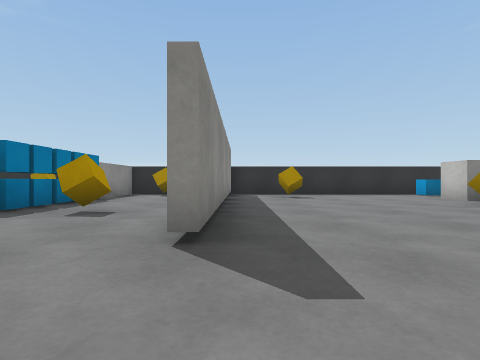
[1] (above)

20 first-person views from a walk through a Unity game level. The camera is 0.51 m above the floor, looks level and sees 80° across. The floor is counted in squares, 1 m on a side. Each view is taken from the middle of a square. On the plan, view 1 faces up. The plan holds only what a view shows up to about 9 squares ahead; the rest is blank. The player character is not drawn. Surface patterns are stand-ins for the level's own textures.

[2]
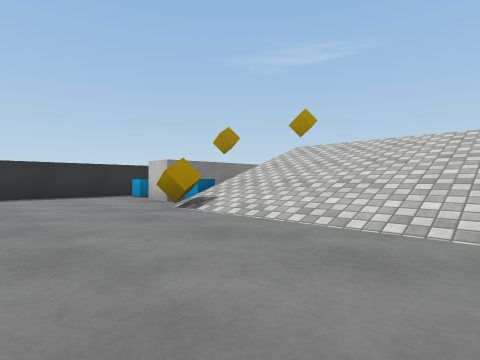

[3]
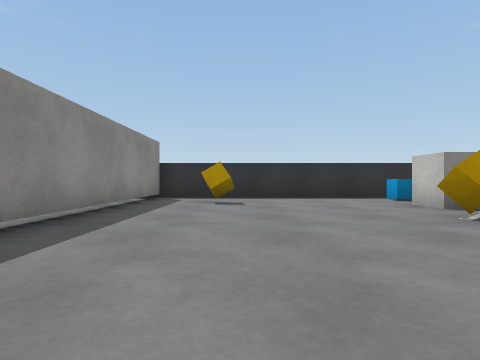

[4]
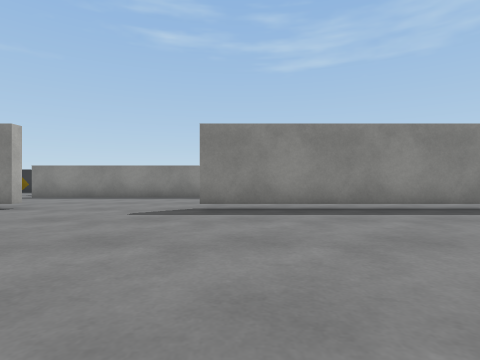

[5]
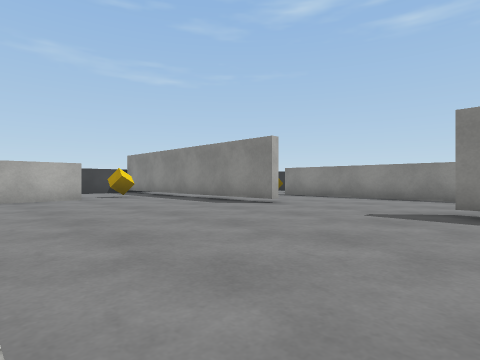

[6]
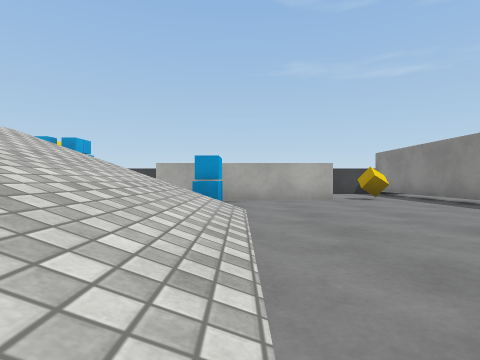

[7]
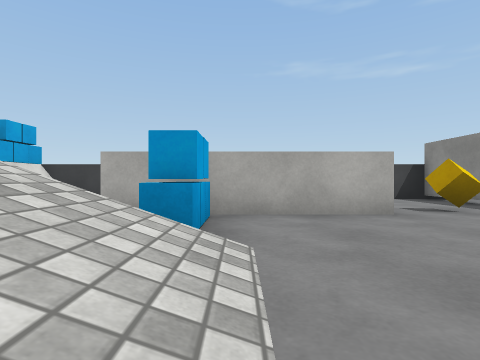

[8]
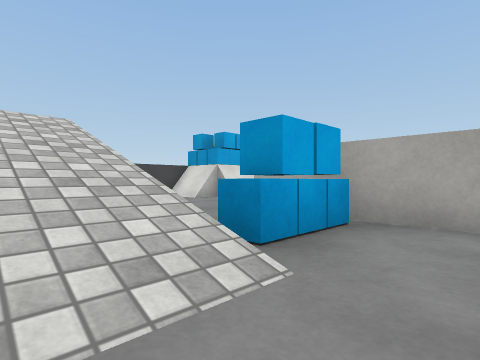

[9]
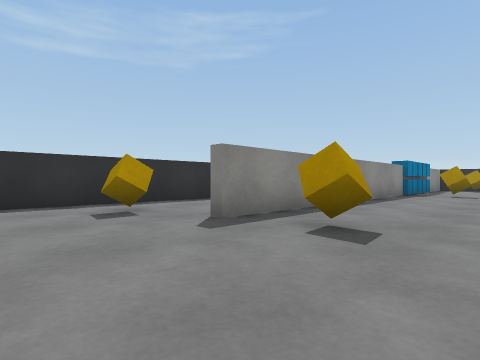

[10]
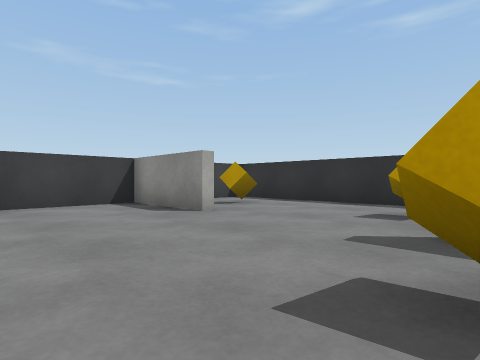

[11]
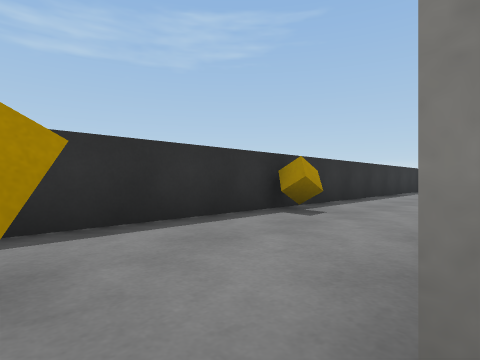

[12]
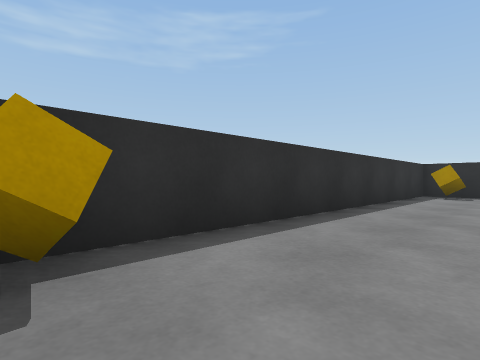

[13]
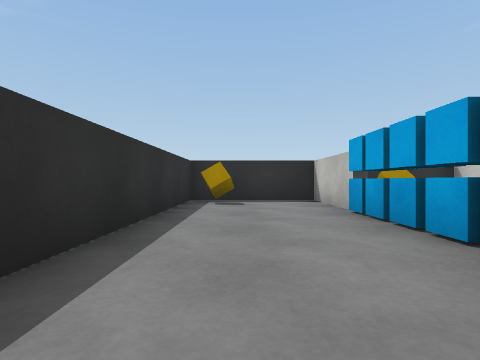

[14]
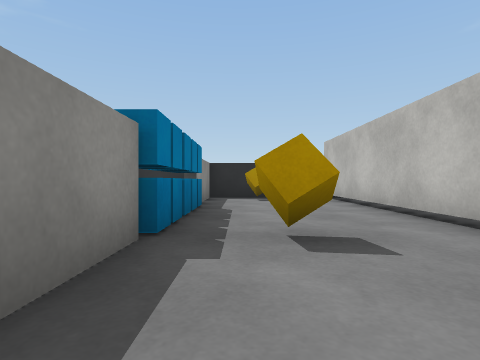

[15]
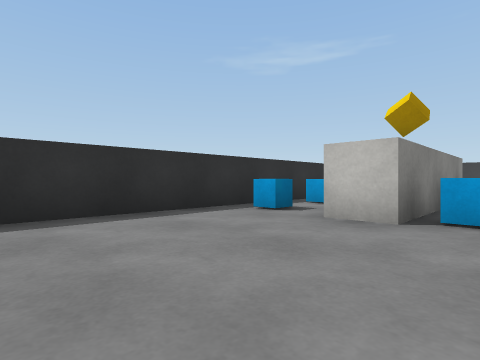

[16]
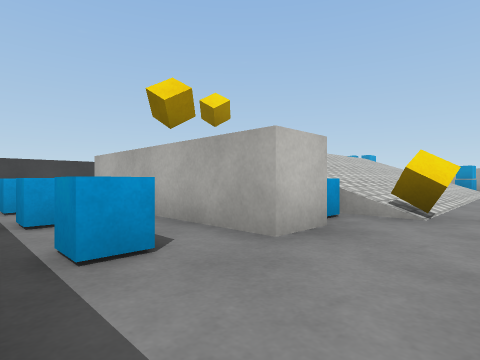

[17]
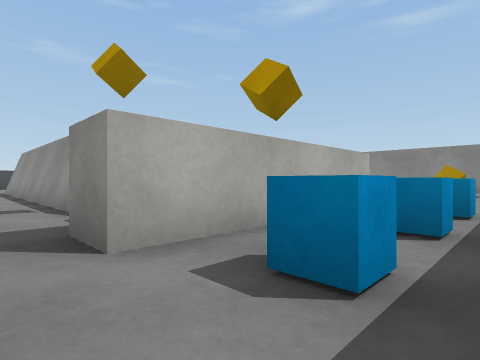

[18]
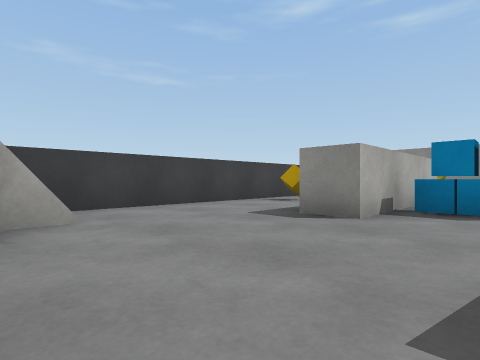

[19]
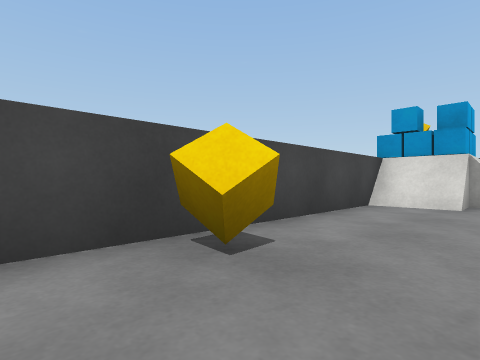

[20]
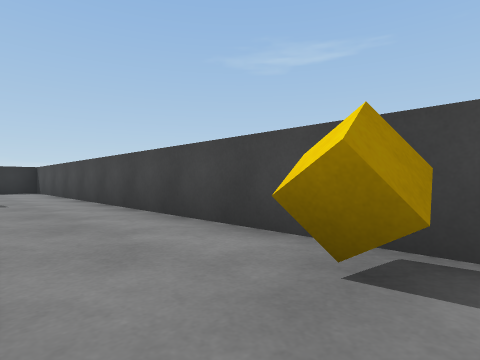

### Floor plan
Key: @ floor where view 1 was taken; # wall or solid block; . floor; / step, stairs or slope; v drop or lower ground; C cube; T thing the floor can be seen under or through; B block; O other object.
Columns run from 8 left of view 1 to 12 right of it. Each row starts with its distance up from view 1.
 11 ###################
 10 #.C.#.C.#...........
  9 #...#...#.C...C.C.C.#
  8 #...#...T.....#####.#
  7 #...C...T.....#####.#
  6 #...C...T....CCvvC..#
  5 #...CC..T..../////..#
  4 #...#...T..../////..#
  3 #...#...T..../////..#
  2 #...#......../////..#
  1 #...#......../////..#
  0 #C..#...@..../// /..#
 -1 #...#......../////..#
 -2 #...#...#..../////.C#
 -3 #...#C..#..../////..#
 -4 #..C....#.....C.....#
 -5 #.......#.....C.....#
 -6 #.......#C.#####....#
 -7 #...#...#..   .....B#
 -8 #.C.#...#.   C....BOB
 -9 #########   #######BO

Positions as (right, up) in squares from view 1, and headings:
1: (0, 0), facing up
2: (2, 1), facing up-right
3: (2, 2), facing up
4: (5, 3), facing left
5: (5, 3), facing down-left
6: (5, 2), facing down
7: (5, -1), facing down
8: (4, -2), facing down-right
9: (-1, -6), facing up-left
10: (-1, -3), facing down-left
11: (-4, -4), facing up-left
12: (-5, 0), facing up-left
13: (-6, 3), facing up
14: (-3, 2), facing up
15: (2, 6), facing up-right
16: (4, 10), facing down-right
17: (11, 10), facing down-left
18: (11, -4), facing down-left
19: (10, -1), facing down-right
20: (10, -3), facing up-right
